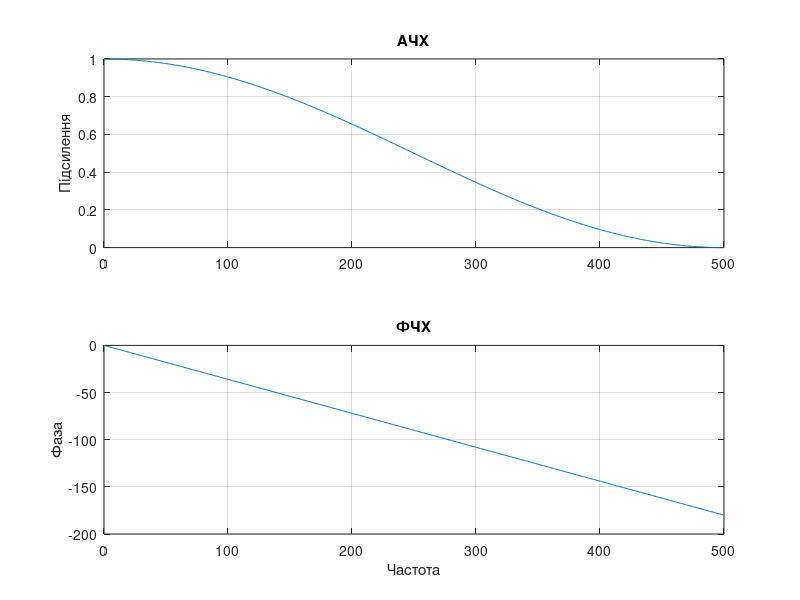

MATLAB code to generate this figure:
function lab02_main
%=== Дисципліна: Основи обробки біомедичної інформації ===
%--- Лабораторна робота #2 ФІЛЬТРАЦІЯ БІОСИГНАЛІВ ФІЛЬТРАМИ З СІХ
%
% Використовуйте файли даних: 
% ecg117.dat - сигнал EКГ 
% ecg_2х60.dat - сигнал ЕКГ з мережевою перешкодою частотою 60 Гц
%----------------------------------------------------------
 
clear, clc, close all
disp('Лабораторна робота #2')
disp('ФІЛЬТРАЦІЯ БІОСИГНАЛІВ ФІЛЬТРАМИ З СІХ')
disp('Виконав: Шелемба П.В., група БМ-462, ННІІДС')
 
%=== Завдання #1.1 ===
% Реалізація фільтру Хеннінга, обчислення АЧХ та ФЧХ
fs = 1000;
b = [1 2 1]/4;       % коефіцієнти різницевого рівняння 
a = 1;
n = 512;     % кількість точок, що розраховуються
figure(1);
[h,w] = freqz(b, a, n);
mag = abs(h);
phase = angle(h)*180/pi;
subplot(2, 1, 1); plot(w/(2*pi)*fs, mag), grid on;
title ('АЧХ'); ylabel ('Підсилення');
subplot(2, 1, 2); plot(w/(2*pi)*fs,unwrap(phase)), grid on;
title ('ФЧХ'); xlabel ('Частота'); ylabel ('Фаза');